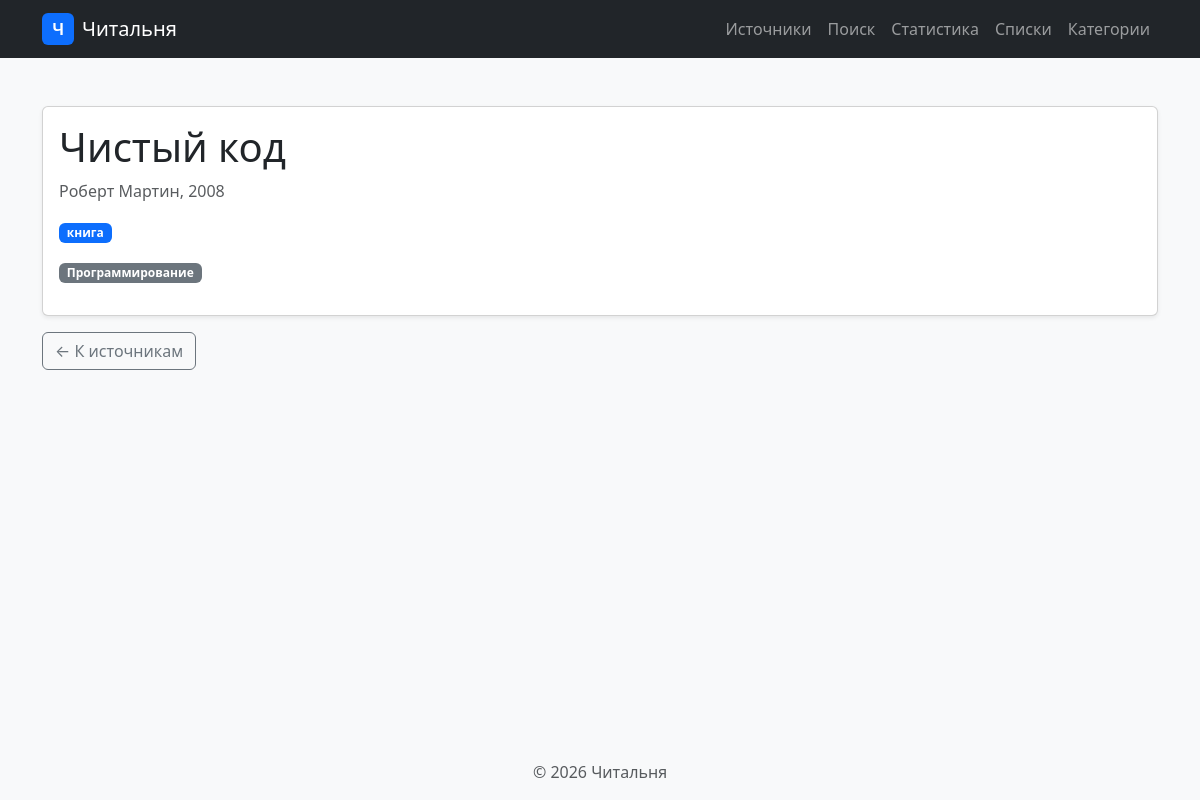
Page /sources/1/ on the committed database.
### sources/models.py (models this page shows, shortened)
class Source(models.Model):
    class SourceType(models.TextChoices):
        BOOK = "книга", "Книга"
        ARTICLE = "статья", "Статья"
        LINK = "ссылка", "Ссылка"
    title = models.CharField(
        max_length=200,
        verbose_name="Название",
    )
    author = models.CharField(
        max_length=150,
        verbose_name="Автор",
    )
    year = models.PositiveIntegerField(
        verbose_name="Год издания",
    )
    type = models.CharField(
        max_length=20,
        choices=SourceType.choices,
        verbose_name="Тип",
    )
    class Meta:
        verbose_name = "Источник"
        verbose_name_plural = "Источники"
        ordering = ["title"]

### categories/models.py (models this page shows, shortened)
class Category(models.Model):
    name = models.CharField(
        max_length=100,
        unique=True,
        verbose_name="Название",
    )
    description = models.TextField(
        blank=True,
        verbose_name="Описание",
    )
    sources = models.ManyToManyField(
        Source,
        related_name="categories",
        blank=True,
        verbose_name="Источники",
    )
    class Meta:
        verbose_name = "Категория"
        verbose_name_plural = "Категории"
        ordering = ["name"]

### sources/views.py (the view)
# urls.py: path("<int:source_id>/", views.source_detail, name="detail"),
def source_detail(request, source_id):
    source = get_object_or_404(
        Source.objects.prefetch_related("categories"),
        id=source_id,
    )
    return render(
        request,
        "sources/source_detail.html",
        {"source": source},
    )

### templates/sources/source_detail.html (shortened to what this page needs)
{% extends "base.html" %}
{% block content %}
  {% if source %}
    <div class="card shadow-sm">
      <div class="card-body">
        <h1>{{ source.title }}</h1>
        <p class="text-muted mb-3">{{ source.author }}, {{ source.year }}</p>
        <p><span class="badge bg-primary">{{ source.type }}</span></p>
        {% if source.categories.all %}
          <p>
            {% for cat in source.categories.all %}
              <span class="badge bg-secondary">{{ cat.name }}</span>
            {% endfor %}
          </p>
        {% endif %}
      </div>
    </div>
  {% else %}
    <h1 class="text-danger">Источник не найден</h1>
    <p class="text-muted">Возможно, идентификатор указан неверно.</p>
  {% endif %}
  <a href="{% url 'sources:list' %}"
     class="btn btn-outline-secondary mt-3">← К источникам</a>
{% endblock %}

### homepage/static/homepage/css/style.css (style rules this page uses)
body { background-color: #f8f9fa; }

### rows in the picture
Source: title "Чистый код", author "Роберт Мартин", year "2008", type "книга"
Category: name "Программирование"
